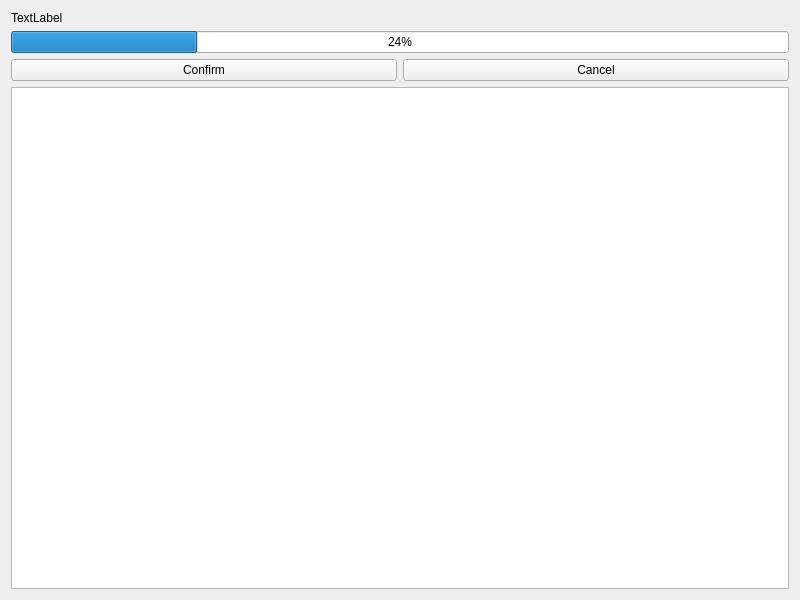
<?xml version="1.0" encoding="UTF-8"?>
<ui version="4.0">
 <class>MainWindow</class>
 <widget class="QMainWindow" name="MainWindow">
  <property name="enabled">
   <bool>true</bool>
  </property>
  <property name="geometry">
   <rect>
    <x>0</x>
    <y>0</y>
    <width>800</width>
    <height>600</height>
   </rect>
  </property>
  <property name="windowTitle">
   <string>MainWindow</string>
  </property>
  <widget class="QWidget" name="centralWidget">
   <property name="sizePolicy">
    <sizepolicy hsizetype="Fixed" vsizetype="Fixed">
     <horstretch>0</horstretch>
     <verstretch>0</verstretch>
    </sizepolicy>
   </property>
   <layout class="QVBoxLayout" name="TopVerticalLayout">
    <item>
     <widget class="QLabel" name="InfoLabel">
      <property name="text">
       <string>TextLabel</string>
      </property>
     </widget>
    </item>
    <item>
     <widget class="QProgressBar" name="updateProgressBar">
      <property name="value">
       <number>24</number>
      </property>
     </widget>
    </item>
    <item>
     <layout class="QHBoxLayout" name="horizontalLayout">
      <item>
       <widget class="QPushButton" name="confirmButton">
        <property name="text">
         <string>Confirm</string>
        </property>
       </widget>
      </item>
      <item>
       <widget class="QPushButton" name="cancelButton">
        <property name="text">
         <string>Cancel</string>
        </property>
       </widget>
      </item>
     </layout>
    </item>
    <item>
     <widget class="QTextBrowser" name="displayBrowser"/>
    </item>
   </layout>
  </widget>
 </widget>
 <layoutdefault spacing="6" margin="11"/>
 <resources/>
 <connections/>
</ui>
